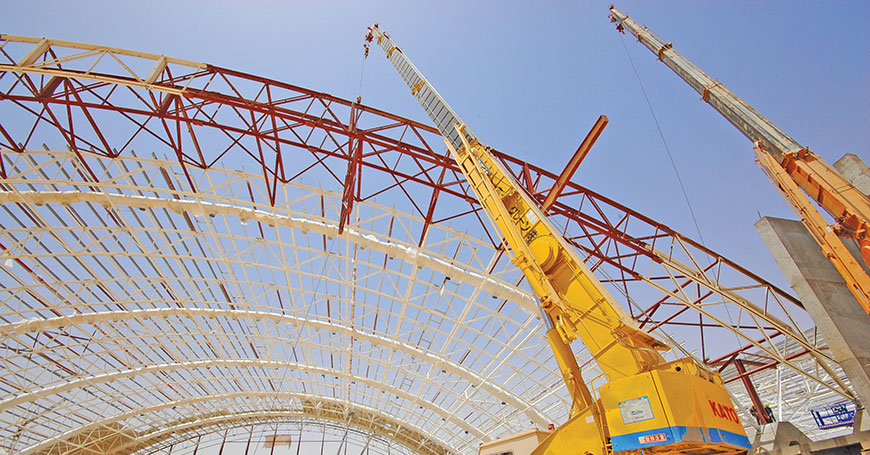
#> input picture YOLO8/assets/03.jpg, 870 x 455 px, found by its file name; its folder holds only this picture in this run
$ python edge_detection.py
#> lines starting #> are read from the running program, lines starting #| are printed output that depends on the picture; after the words box and inside, x2 and y2 are one past the last pixel; in counts of white or black regions, pixels touching at a corner belong together
import cv2
import os
import numpy as np

# Define input and output directories
inputDir = '/home/radwa/Documents/assets'
outputDir = '/home/radwa/Documents/output'
os.makedirs(outputDir, exist_ok=True)

# List all files in the input directory
files = os.listdir(inputDir)

# Loop through each file in the input directory
for file in files:
    fitem = os.path.join(inputDir, file)

    # Check if the file is an image
    if not os.path.isfile(fitem) or not fitem.lower().endswith(('.png', '.jpg', '.jpeg', '.bmp', '.tiff')):
        continue

    image = cv2.imread(fitem)
#> image is the input picture: shape (455, 870, 3); mean B, G, R 165.5, 161.1, 166.4

    # Check if the image is loaded properly
    if image is None:
        print(f"Could not load image: {fitem}")
        continue

    # Grayscale conversion
    gray = cv2.cvtColor(image, cv2.COLOR_BGR2GRAY)
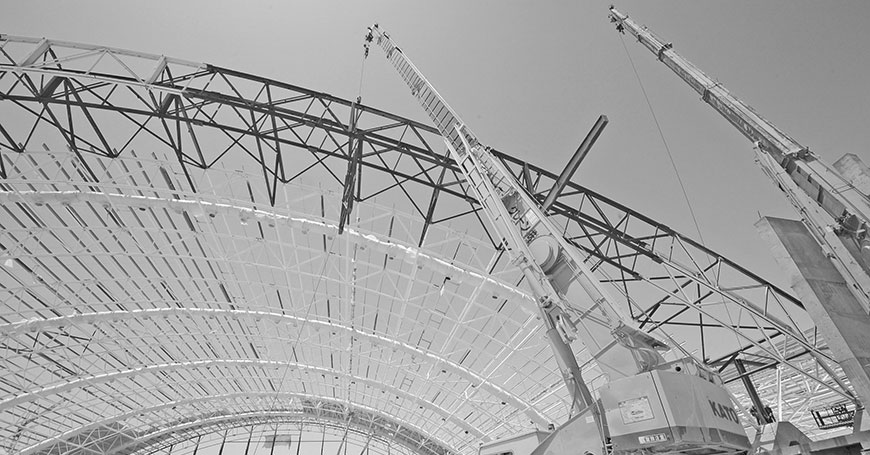
#> gray: shape (455, 870); min 1, max 255, mean 163.2

    # Canny edge detection
    edges = cv2.Canny(gray, 150, 160, apertureSize=3)
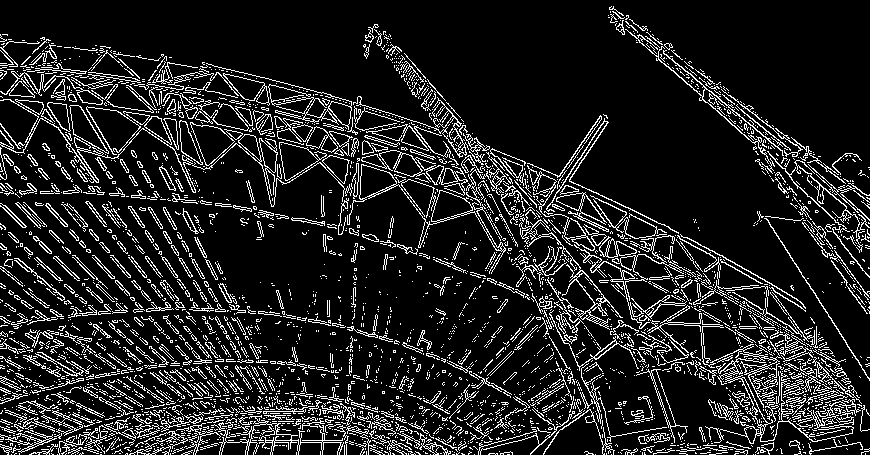
#> edges: shape (455, 870); 13.3% white in thin lines or dots

    # Hough Line Transform
    lines = cv2.HoughLines(edges, 1.5, np.pi / 180, 200)
#> lines = 1172 rows, first 8: [421.5, 1.57], [442.5, 1.57], [412.5, 1.57], [418.5, 1.57], [439.5, 1.57], [433.5, 1.57], [415.5, 1.57], [424.5, 1.57]

    # Check if any lines were detected
    if lines is not None:
        for line in lines:
            rho, theta = line[0]
            # Convert polar coordinates to Cartesian coordinates
            a = np.cos(theta)
            b = np.sin(theta)
            x0 = a * rho
            y0 = b * rho
            x1 = int(x0 + 1000 * (-b))
            y1 = int(y0 + 1000 * (a))
            x2 = int(x0 - 1000 * (-b))
            y2 = int(y0 - 1000 * (a))

            # Draw lines on the original image
            cv2.line(image, (x1, y1), (x2, y2), (255, 0, 0), 2)
#> this loop made 1172 passes
#> (rho, theta, a, b, x0, y0, x1, y1) on passes 1 to 3: (421.5, 1.57, -4.37e-08, 1, -1.84e-05, 421.5, -1000, 421), (442.5, 1.57, -4.37e-08, 1, -1.93e-05, 442.5, -1000, 442), (412.5, 1.57, -4.37e-08, 1, -1.8e-05, 412.5, -1000, 412)
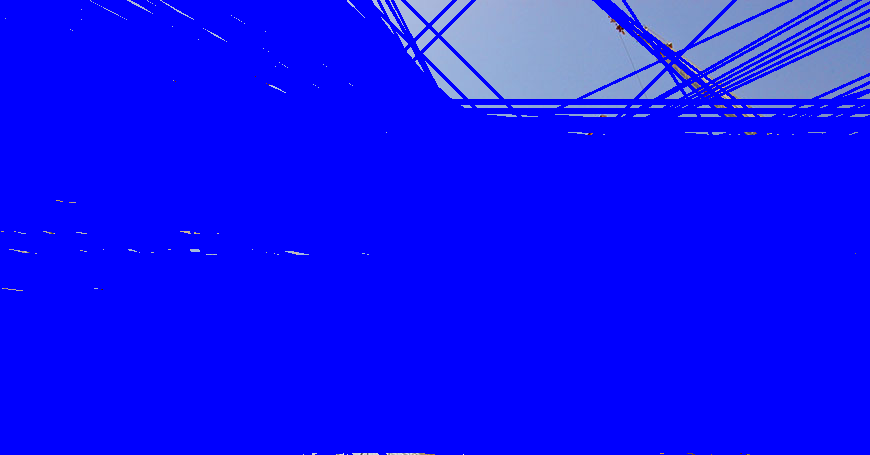
#> image: shape (455, 870, 3); mean B, G, R 250, 15.7, 13.5

    # Define the output file path
    fout = os.path.join(outputDir, file)

    # Save the image with detected lines
    cv2.imwrite(fout, image)

    # Optionally save the grayscale image with detected edges
    gray_fout = os.path.join(outputDir, f"gray_{file}")
    cv2.imwrite(gray_fout, gray)

print(f"Processing completed. Processed images are saved in {outputDir}")

$ run again, on YOLO8/assets/steel_beam_02.jpeg
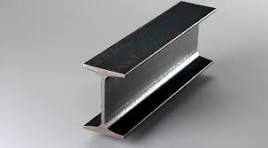
#> input picture YOLO8/assets/steel_beam_02.jpeg, 268 x 148 px, found by its file name
#> image is the input picture: shape (148, 268, 3); mean B, G, R 147.7, 146.6, 146.4
#> `edges = cv2.Canny(gray, 150, 160, apertureSize=3)`:
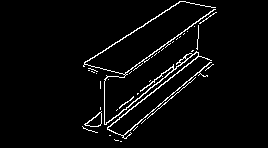
#> edges: shape (148, 268); 3.5% white in thin lines or dots, all inside (x1, y1, x2, y2) = (82, 1, 217, 142)
#> lines = None
